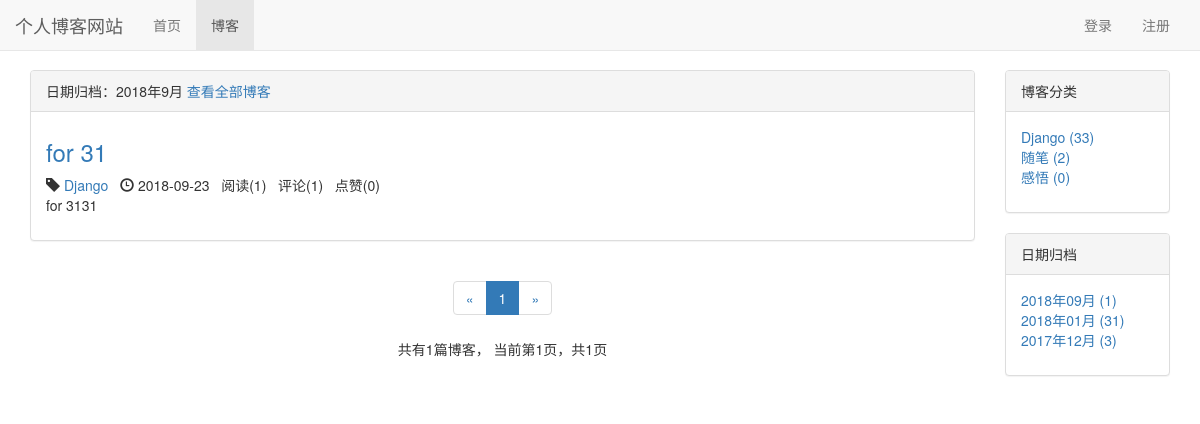
The app's page /blog/date/2018/9 with its own data.
### blog/models.py (models this page shows, shortened)
class Blog(models.Model, ReadNumExpandMethod):
    title = models.CharField(max_length=50)
    blog_type = models.ForeignKey(BlogType, on_delete=models.CASCADE)
    content = RichTextUploadingField()
    author = models.ForeignKey(User, on_delete=models.CASCADE)
    read_details = GenericRelation(ReadDetail)
    created_time = models.DateTimeField(auto_now_add=True)
    last_updated_time = models.DateTimeField(auto_now=True)
    class Meta:
        ordering = ['-created_time']

class BlogType(models.Model):
    type_name = models.CharField(max_length=15)
    def __str__(self):
        return self.type_name

### read_statistics/models.py (models this page shows)
class ReadNum(models.Model):
    read_num = models.IntegerField(default=0)
    content_type = models.ForeignKey(ContentType, on_delete=models.CASCADE)
    object_id = models.PositiveIntegerField()
    content_object = GenericForeignKey('content_type', 'object_id')

### likes/models.py (models this page shows)
class LikeCount(models.Model):
    content_type = models.ForeignKey(ContentType, on_delete=models.CASCADE)
    object_id = models.PositiveIntegerField()
    content_object = GenericForeignKey('content_type', 'object_id')
    liked_num = models.IntegerField(default=0)

### blog/views.py (the view)
# urls.py: path('date/<int:year>/<int:month>', views.blogs_with_date, name="blogs_with_date"),
def blogs_with_date(request, year, month):
    blogs_all_list = Blog.objects.filter(created_time__year=year, created_time__month=month)
    context = get_blog_list_common_data(request, blogs_all_list)
    context['blogs_with_date'] = '%s年%s月' % (year, month)
    return render(request, 'blog/blogs_with_date.html', context)

### comment/templatetags/comment_tags.py (called while the page is built)
@register.simple_tag
def get_comment_count(obj):
    content_type = ContentType.objects.get_for_model(obj)
    return Comment.objects.filter(content_type=content_type, object_id=obj.pk).count()

### likes/templatetags/likes_tags.py (called while the page is built)
@register.simple_tag
def get_like_count(obj):
    content_type = ContentType.objects.get_for_model(obj)
    like_count, created = LikeCount.objects.get_or_create(content_type=content_type, object_id=obj.pk)
    return like_count.liked_num

### read_statistics/models.py (called while the page is built)
    def get_read_num(self):
        try:
            ct = ContentType.objects.get_for_model(self)
            readnum = ReadNum.objects.get(content_type=ct, object_id=self.pk)
            return readnum.read_num
        except exceptions.ObjectDoesNotExist:
            return 0

### user/context_processors.py (called while the page is built)
def login_modal_form(request):
    return {'login_modal_form': LoginForm()}

### blog/templates/blog/blogs_with_date.html (shortened to what this page needs)
{% extends 'blog/blog_list.html' %}
{% block blog_list_title %}
    日期归档：{{ blogs_with_date }}
    <a href="{% url 'blog_list' %}">查看全部博客</a>
{% endblock %}

### blog/templates/blog/blog_list.html (shortened to what this page needs)
{% extends 'base.html' %}
{% block nav_blog_active %}active{% endblock %}
{% load staticfiles %}
{% load comment_tags %}
{% load likes_tags %}
{% block header_extends %}
    <link rel="stylesheet" href="{% static 'blog/blog.css' %}">
{% endblock %}
{% block content %}
    <div class="container">
        <div class="row">
            <div class="col-xs-12 col-sm-8 col-md-9 col-lg-10">
                <div class="panel panel-default">
                    <div class="panel-heading">{% block blog_list_title %}博客列表{% endblock %}</div>
                    <div class="panel-body">
                        {% for blog in blogs %}
                            <div class="blog">
                                <h3><a href="{% url 'blog_detail' blog.pk %}">{{ blog.title }}</a></h3>
                                <p class="blog-info">
                                    <span class="glyphicon glyphicon-tag"></span> <a href="{% url 'blogs_with_type' blog.blog_type.pk %}">{{ blog.blog_type }}</a>&nbsp;&nbsp;
                                    <span class="glyphicon glyphicon-time"></span> {{ blog.created_time|date:"Y-m-d" }}&nbsp;&nbsp;
                                    阅读({{ blog.get_read_num }})&nbsp;&nbsp;
                                    评论({% get_comment_count blog %})&nbsp;&nbsp;
                                    点赞({% get_like_count blog %})
                                </p>
                                <p>{{ blog.content|striptags|truncatechars:120 }}</p>
                            </div>
                        {% empty %}
                            <div class="blog">
                                <h3>暂无博客，敬请期待</h3>
                            </div>
                        {% endfor %}
                    </div>
                </div>
                <div class="paginator">
                    <ul class="pagination">
                        <li>
                            {% if page_of_blogs.has_previous %}
                                <a href="?page={{ page_of_blogs.previous_page_number }}" aria-label="Previous">
                                    <span aria-hidden="true">&laquo;</span>
                                </a>
                            {% else %}
                                <span aria-hidden="true">&laquo;</span>
                            {% endif %}
                        </li>
                        {% for page_num in page_range %}
                            {% if page_num == page_of_blogs.number %}
                                <li class="active"><span>{{ page_num }}</span></li>
                            {% else %}
                                {% if page_num == '...' %}
                                    <li><span>{{ page_num }}</span></li>
                                {% else %}
                                    <li><a href="?page={{ page_num }}">{{ page_num }}</a></li>
                                {% endif %}
                            {% endif %}
                        {% endfor %}
                        <li>
                            {% if page_of_blogs.has_next %}
                                <a href="?page={{ page_of_blogs.next_page_number }}" aria-label="Next">
                                    <span aria-hidden="true">&raquo;</span>
                                </a>
                            {% else %}
                                <span aria-hidden="true">&raquo;</span>
                            {% endif %}
                        </li>
                    </ul>
                    <p>
                        共有{{ page_of_blogs.paginator.count }}篇博客，
                        当前第{{ page_of_blogs.number }}页，共{{ page_of_blogs.paginator.num_pages }}页
                    </p>
                </div>
            </div>
            <div class="hidden-xs col-sm-4 col-md-3 col-lg-2">
                <div class="panel panel-default">
                    <div class="panel-heading">博客分类</div>
                    <div class="panel-body">
                        <ul class="blog-types">
                            {% for blog_type in blog_types %}
                                <li>
                                    <a href="{% url 'blogs_with_type' blog_type.pk %}">
                                        {{ blog_type.type_name }} ({{ blog_type.blog_count }})
                                    </a>
                                </li>
                            {% empty %}
                                <li>暂无分类</li>
                            {% endfor %}
                        </ul>
                    </div>
                </div>
                <div class="panel panel-default">
                    <div class="panel-heading">日期归档</div>
                    <div class="panel-body">
                        <ul>
                            {% for blog_date, blog_count in blog_dates.items %}
                                <li>
                                    <a href="{% url 'blogs_with_date' blog_date.year blog_date.month %}">
                                        {{ blog_date|date:"Y年m月" }} ({{ blog_count }})
                                    </a>
                                </li>
                            {% endfor %}
                        </ul>
                    </div>
                </div>
            </div>
        </div>
    </div>
{% endblock %}

### static/base.css (style rules this page uses)
* { margin: 0; padding: 0; }
body { margin-top: 70px!important; }
ul { list-style-type: none!important; }

### blog/static/blog/blog.css (style rules this page uses)
ul.blog-types { list-style-type: none; }
div.blog h3 { margin-top: 0.5em; }
div.blog p.blog-info { margin-bottom: 0; }
div.paginator { text-align: center; }

### records on screen
Blog: title "for 31", blog_type "Django", created_time "2018-09-23", get_read_num "1", id "1", id.liked_num "0", content "for 3131"
BlogType: type_name "Django", blog_count "33"
BlogType: type_name "随笔", blog_count "2"
BlogType: type_name "感悟", blog_count "0"

### other values on screen
{{ blogs_with_date }} "2018年9月"
{{ page_num }} "1"
{{ page_of_blogs.paginator.count }} "1"
{{ page_of_blogs.number }} "1"
{{ page_of_blogs.paginator.num_pages }} "1"
{{ blog_date|date:"Y年m月" }} "2018年09月" "2018年01月" "2017年12月"
{{ blog_count }} "1" "31" "3"
